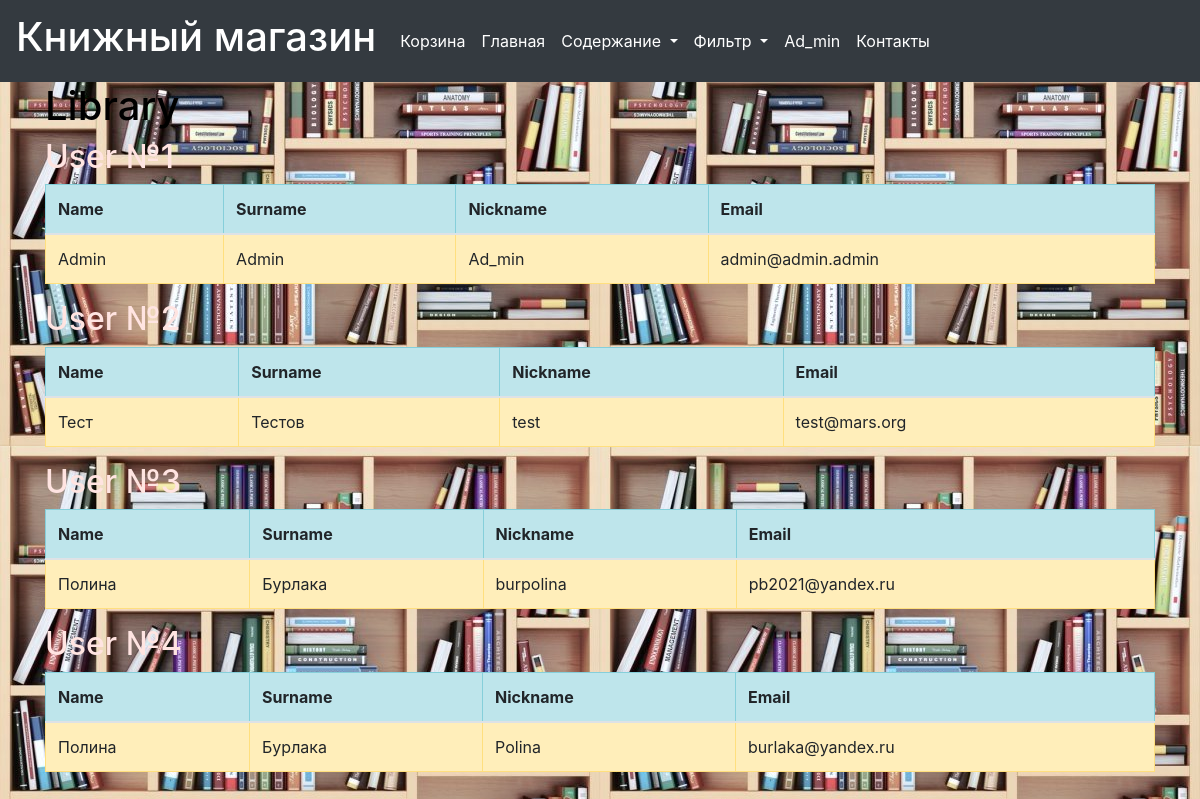
The page /request/users (signed in) on the database its author committed.
### data/users.py (models this page shows, shortened)
class User(SqlAlchemyBase, UserMixin, SerializerMixin):
    __tablename__ = 'users'
    id = sqlalchemy.Column(sqlalchemy.Integer,
                           primary_key=True, autoincrement=True)
    surname = sqlalchemy.Column(sqlalchemy.String, nullable=False)
    name = sqlalchemy.Column(sqlalchemy.String, nullable=False)
    nickname = sqlalchemy.Column(sqlalchemy.String, nullable=True)
    email = sqlalchemy.Column(sqlalchemy.String,
                              index=True, unique=True, nullable=False)
    hashed_password = sqlalchemy.Column(sqlalchemy.String, nullable=False)
    bought = sqlalchemy.Column(sqlalchemy.String, nullable=True)
    total_sum = sqlalchemy.Column(sqlalchemy.Integer, nullable=True)

### main.py (the view)
@app.route('/request/users')
@login_required
def users():
    session = db_session.create_session()
    users = session.query(User).all()
    return render_template('users.html', title='Все пользователи', users=users)

### data/db_session.py (called while the page is built)
def create_session() -> Session:
    global __factory
    return __factory()

### main.py (called while the page is built)
@login_manager.user_loader
def load_user(user_id):
    session = db_session.create_session()
    return session.query(User).get(user_id)

### templates/users.html
{% extends "base.html" %}
{% block content %}
 <h1>Library</h1>
 {% for item in users%}
 <h2>User №{{users.index(item) + 1}}</h2>
    <table class="table table-bordered">
   <thead>
     <tr class="table-info">
       <th scope="col">Name</th>
       <th scope="col">Surname</th>
       <th scope="col">Nickname</th>
       <th scope="col">Email</th>
     </tr>
   </thead>
   <tbody>
     <tr class="table-warning">
         <td>{{item.name}}</td>
       <td>{{item.surname}}</td>
       <td>{{item.nickname}}</td>
       <td>{{item.email}}</td>
     </tr>
   </tbody>
 </table>
{% endfor %}
{%endblock%}

### templates/base.html (shortened to what this page needs)
<!DOCTYPE html>
<html lang="en">
<head>
    <link rel="stylesheet" href="https://stackpath.bootstrapcdn.com/bootstrap/4.4.1/css/bootstrap.min.css">
    <link rel="stylesheet" type="text/css" href="/static/css/style13.css" />
</head>
  <body>
    <header>
        <nav class="navbar navbar-expand-lg navbar-dark bg-dark">
            <a class="navbar-brand" href="/"><p class="h1">Книжный магазин</p></a>
  <div class="collapse navbar-collapse" id="navbarSupportedContent">
    <ul class="navbar-nav mr-auto">
      <li class="nav-item active">
        <a class="nav-link" href="/basket">Корзина<span class="sr-only">(current)</span></a>
      </li>
      <li class="nav-item active">
        <a class="nav-link" href="/">Главная</a>
      </li>
      <li class="nav-item dropdown active">
        <a class="nav-link dropdown-toggle" href="#" id="navbarDropdown"
           role="button" data-toggle="dropdown" aria-haspopup="true" aria-expanded="false">
            Содержание
        </a>
      </li>
        <li class="nav-item dropdown active">
        <a class="nav-link dropdown-toggle" href="#" id="navbarDropdown2" role="button" data-toggle="dropdown"
           aria-haspopup="true" aria-expanded="false">
          Фильтр
        </a>
        </li>
        {% if current_user.is_authenticated %}
        <li class="nav-item active">
        <a class="nav-link" href="/logout">{{ current_user.nickname }}</a>
        </li>
        {% endif %}
        <li class="nav-item active">
        <a class="nav-link" href="/contacts">Контакты</a>
        </li>
    </ul>
  </div>
</nav>
    </header>
    <main role="main" class="container">
        {% block content %}{% endblock %}
    </main>
  </body>
</html>

### static/css/style13.css (style rules this page uses)
h1 { color: #000000; }
body { background-image: url("bg_minn.jpg"); }
h2 { color: #ffe4e1; }
p { color: #ffffff; }

### rows shown on the page
User: nickname "Ad_min", users.index(item)+1 "1", name "Admin", surname "Admin", email "admin@admin.admin"
User: users.index(item)+1 "2", name "Тест", surname "Тестов", nickname "test", email "test@mars.org"
User: users "3", name "Полина", surname "Бурлака", nickname "burpolina", email "pb2021@yandex.ru"
User: users "4", name "Полина", surname "Бурлака", nickname "Polina", email "burlaka@yandex.ru"
